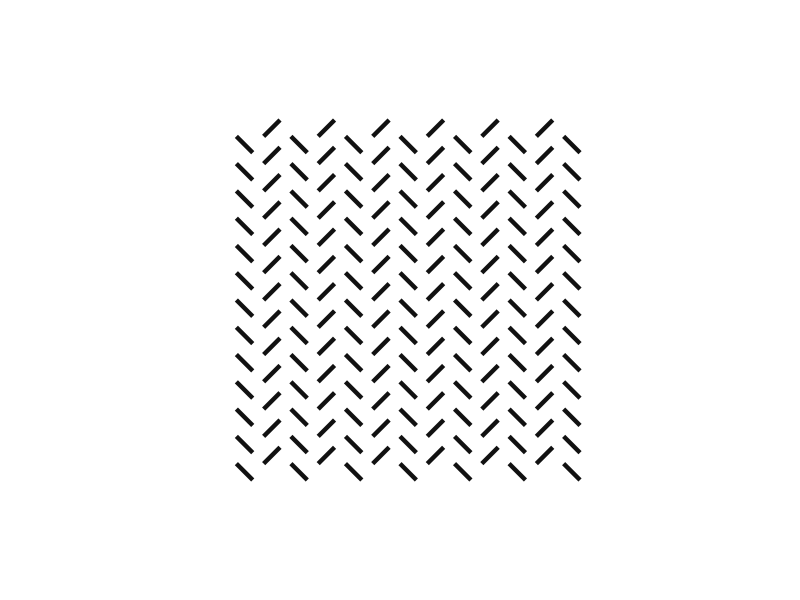
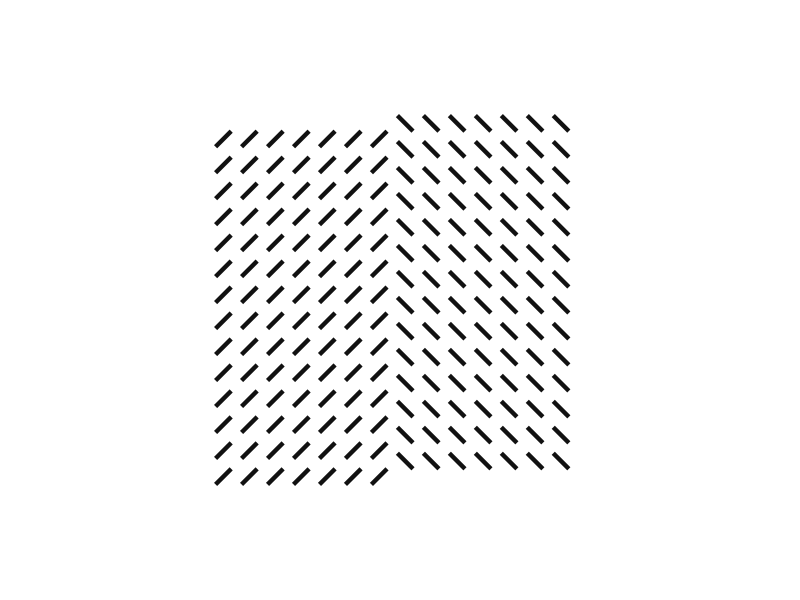
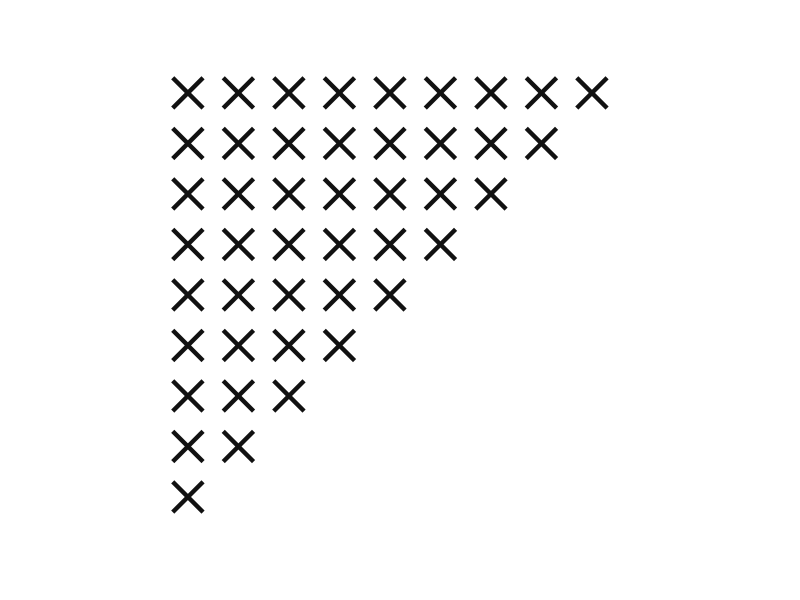
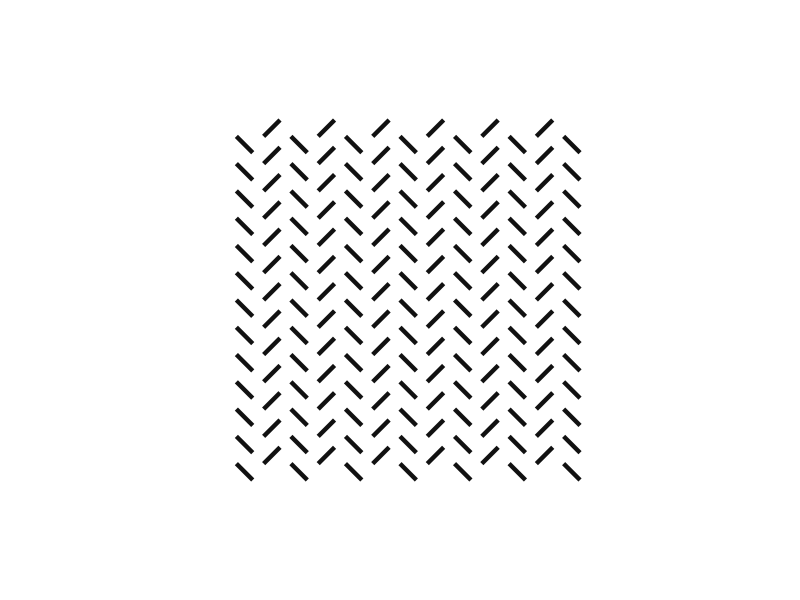
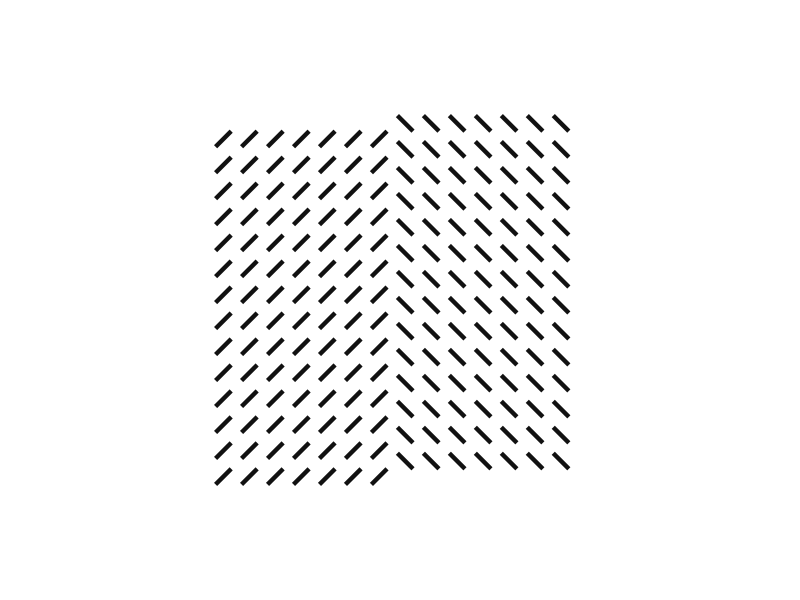
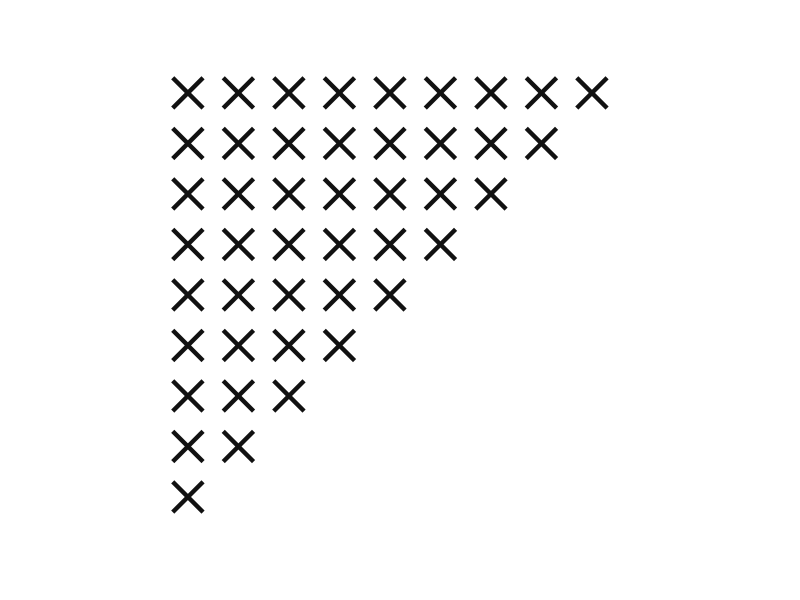

Write R code to recreate these figures, in order.
# Processing P 113 
library(tidyverse)

lines_stripes <-  tibble(
  x = seq(20,80,5), 
  y = seq(20,80,5)
) %>% 
  expand(x,y)

lines_stripes <- lines_stripes %>% 
  mutate(
    xend = x + 3,
    yend = ifelse(x %% 10, y = y + 3, y -3)
  )

lines_stripes %>% 
  ggplot(aes(x,y , xend = xend, yend = yend)) + 
  geom_segment(size = 1.5, color = "#111111") + 
  xlim(c(0,100)) + 
  ylim(c(0,100)) + 
  coord_fixed() + 
  theme_void() + 
  theme(
    plot.background = element_rect(fill = "white", color = NA)
  )

ggsave("Graphics/lines_stripes.png", width = 6, height = 6, device = ragg::agg_png, dpi = 320)


# Shifted lines stripes ---------------------------------------------------
lines_stripes <-  tibble(
  x = seq(20,85,5), 
  y = seq(20,85,5)
) %>% 
  expand(x,y)

lines_stripes <- lines_stripes %>% 
  mutate(
    xend = x - 3,
    yend = ifelse(x <= 50, y = y - 3, y +3)
  )

lines_stripes %>% 
  ggplot(aes(x,y , xend = xend, yend = yend)) + 
  geom_segment(size = 1.5, color = "#111111") + 
  xlim(c(0,105)) + 
  ylim(c(0,105)) + 
  coord_fixed() + 
  theme_void() + 
  theme(
    plot.background = element_rect(fill = "white", color = NA)
  )

ggsave("Graphics/lines_stripes_shifted.png", width = 6, height = 6, device = ragg::agg_png, dpi = 320)


# Crossed lines -----------------------------------------------------------
tibble(
x = seq(1,100, by = 10),
y = seq(1,100, by = 10)
) %>% 
  expand(x,y) %>% 
  mutate(
    x2 = x+6,
    xend = ifelse(x  < y ,x+6, NA),
    yend = ifelse(x  < y ,y+6, NA),
    x2_end = ifelse(x  < y ,x, NA)
  ) %>% 
  pivot_longer(cols = c(x,x2), names_to = "nx", values_to = "vx") %>% 
  pivot_longer(cols = c(xend,x2_end), names_to = "nxend", values_to = "vxend") %>% 
  select(vx, y, vxend, yend) %>% 
  drop_na() %>% 
  filter(vx != vxend) %>% 
ggplot(aes(vx,y , xend = vxend, yend = yend)) + 
  geom_segment(size = 1.5, color = "#111111") + 
  coord_fixed() + 
  xlim(c(-9,101)) + 
  ylim(c(-1,107)) + 
  theme_void()+ 
  theme(
    plot.background = element_rect(fill = "white", color = NA)
  )

ggsave("Graphics/crossed_lines.png", width = 6, height = 6, device = ragg::agg_png, dpi = 320)
